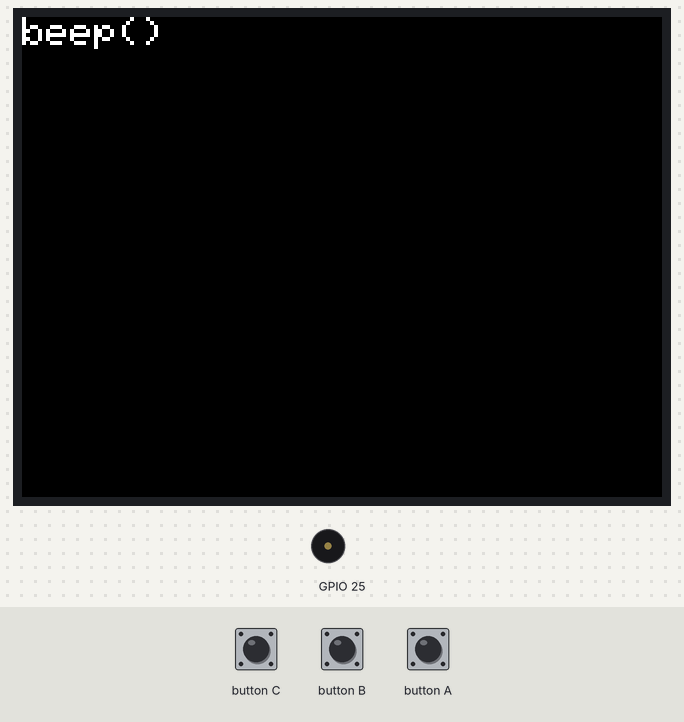
A sketch run on a simulated ESP32. Parts: 320×240 colour display, buzzer (waves = sounding).

Above: at 0.4 s.
At 1.5 s:
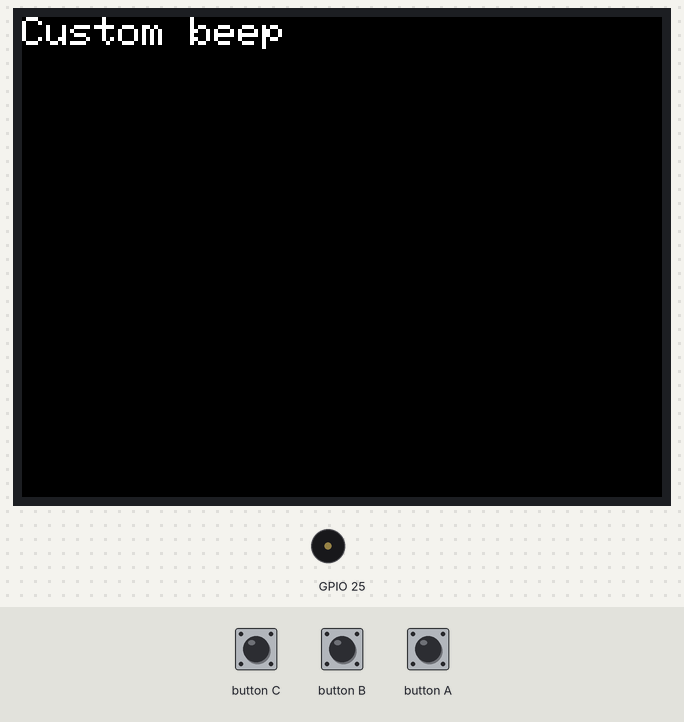
At 2.29 s:
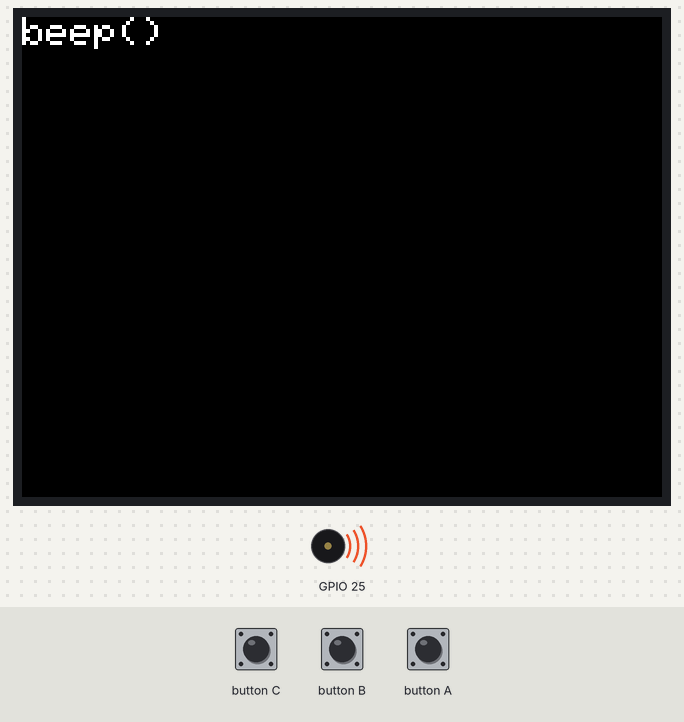
Timing chart, 0 to 130.0 s (numbered marks = the images above):
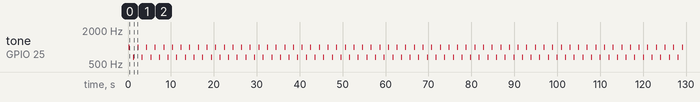

Measured:
- by itself, tone on GPIO 25: repeats every 2.0 s: silent 0.91 s, 661 Hz 0.20 s, silent 0.81 s, 1000 Hz 0.10 s
- what the display in image 1 shows lasts 1.0 s, from 1.2 s to 2.2 s

The sketch:

speaker.ino
```cpp
#include <M5Stack.h>

#define NOTE_D0 -1
#define NOTE_D1 294
#define NOTE_D2 330
#define NOTE_D3 350
#define NOTE_D4 393
#define NOTE_D5 441
#define NOTE_D6 495
#define NOTE_D7 556

#define NOTE_DL1 147
#define NOTE_DL2 165
#define NOTE_DL3 175
#define NOTE_DL4 196
#define NOTE_DL5 221
#define NOTE_DL6 248
#define NOTE_DL7 278

#define NOTE_DH1 589
#define NOTE_DH2 661
#define NOTE_DH3 700
#define NOTE_DH4 786
#define NOTE_DH5 882
#define NOTE_DH6 990
#define NOTE_DH7 112


void setup() {
  M5.begin();
  M5.Power.begin();
  M5.Lcd.setTextSize(2);
  M5.Lcd.setTextColor(WHITE, BLACK);
  M5.Lcd.fillScreen(BLACK);
}

void loop() {
  M5.Speaker.beep(); //beep音を鳴らす（この関数は音が鳴り始めるとすぐにメインループにreturunする）
  M5.Lcd.setCursor(0,0);
  M5.Lcd.printf("beep()      ");// そのため、beep音が鳴り始めた直後に「beep」と表示される
  // 1病待つ（ビープ音を一定時間後に中止させるにはupdate()関数を呼ぶ必要がある）
  // delay(1000);にしてしまうと、update()が呼ばれるまで音が鳴り続ける
  for(int i=0;i<100;i++){
     M5.update();
     delay(10);
  }

  M5.Speaker.tone(NOTE_DH2, 200); //周波数= 3kHz, 長さ = 200ms
  M5.update();
  M5.Lcd.setCursor(0,0);
  M5.Lcd.printf("Custom beep ");
  //1病待つ（ビープ音を一定時間後に中止させるにはupdate()関数を呼ぶ必要がある）
  for(int i=0;i<100;i++){
     M5.update();
     delay(10);
  }

}
```
